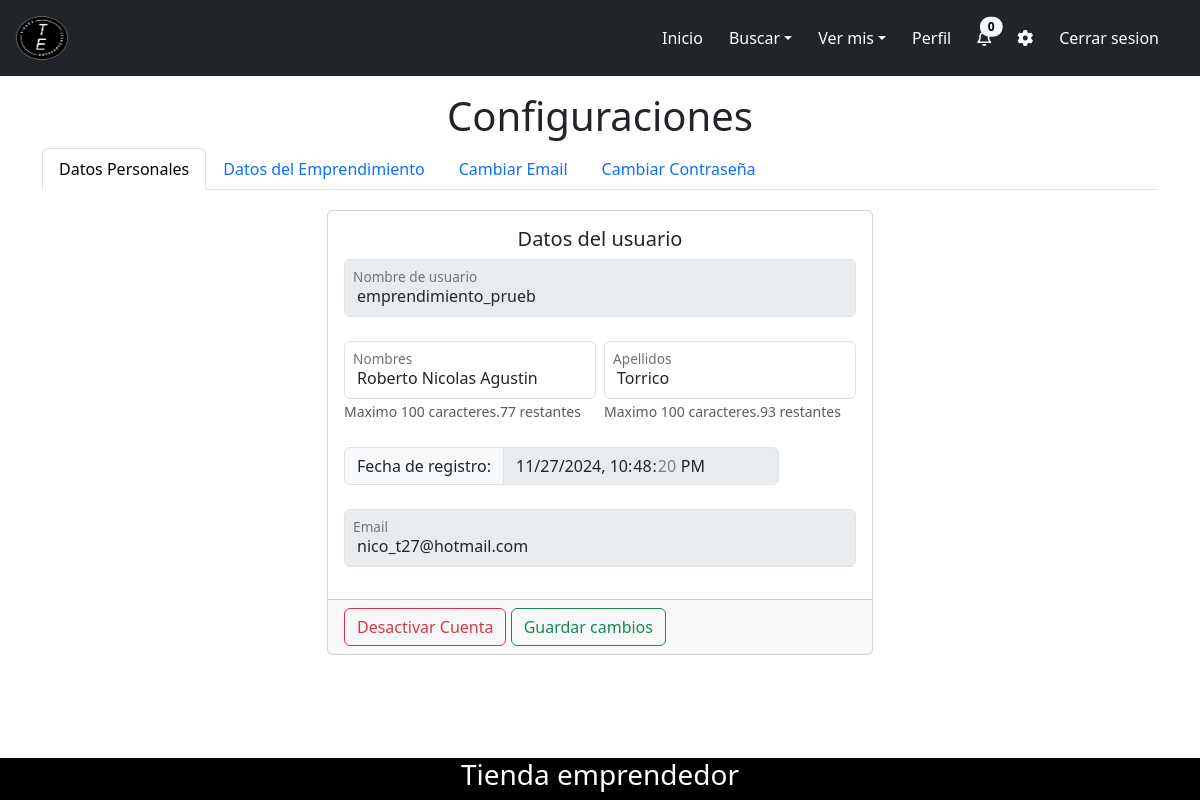
Page /usuarios/configuracion/pagina_configuracion.php (signed in) on the committed database.
### tables this page shows
CREATE TABLE `usuario_emprendedor` (
  `id_usuario_emprendedor` int(11) NOT NULL,
  `nombre_emprendimiento` varchar(100) NOT NULL,
  `descripcion` varchar(150) DEFAULT NULL,
  `calificacion_emprendedor` int(11) DEFAULT NULL,
  `foto_perfil_nombre` varchar(45) DEFAULT NULL,
  `id_usuario` int(11) NOT NULL
);

CREATE TABLE `usuario` (
  `id_usuario` int(11) NOT NULL,
  `nombre_usuario` varchar(20) NOT NULL,
  `nombres` varchar(100) NOT NULL,
  `apellidos` varchar(100) NOT NULL,
  `email` varchar(350) NOT NULL,
  `contrasenia` varchar(120) NOT NULL,
  `fecha` datetime NOT NULL,
  `token` varchar(45) DEFAULT NULL,
  `token_contrasenia` varchar(45) DEFAULT NULL,
  `contrasenia_pedido` tinyint(4) DEFAULT 0,
  `nuevo_email` varchar(350) DEFAULT NULL,
  `token_nuevo_email` varchar(45) DEFAULT NULL,
  `activado` tinyint(4) NOT NULL DEFAULT 0,
  `baneado` tinyint(4) NOT NULL DEFAULT 0,
  `id_tipo_usuario` int(11) NOT NULL
);

### config/consultas_bd/consultas_usuario.php (called while the page is built, shortened)
<?php
function obtenerDatosUsuarioEmprendedorYUsuarioComun($conexion, $id_usuario)
{
    try {
        $sentenciaSQL = $conexion->prepare("SELECT *
                                            FROM usuario u
                                            LEFT JOIN usuario_emprendedor up ON u.id_usuario= up.id_usuario
                                            WHERE u.id_usuario = ?");
        $sentenciaSQL->bindParam(1, $id_usuario, PDO::PARAM_INT);
        $sentenciaSQL->execute();
        $usuario = $sentenciaSQL->fetch(PDO::FETCH_ASSOC);
        return $usuario;
    } catch (PDOException $e) {
        throw new Exception("Hubo un error en la consulta obtenerDatosUsuarioEmprendedorYUsuarioComun:" . $e->getMessage());
    }
}

### usuarios/configuracion/pagina_configuracion.php (the view, shortened to what this page needs)
<?php
include("../../config/consultas_bd/conexion_bd.php");
include("../../config/consultas_bd/consultas_usuario.php");
include("../../config/funciones/funciones_generales.php");
include("../../config/config_define.php");
$mensaje_error = "";
$datos_usuario = array();
$tipo_usuario = 0;
try {
    $usuario_inicio_sesion = verificarEntradaDatosSession(['id_usuario', 'tipo_usuario']);
    if ($usuario_inicio_sesion) {
        $id_usuario = $_SESSION['id_usuario'];
        $tipo_usuario = $_SESSION['tipo_usuario'];
        $conexion = obtenerConexionBD();
        $usuario_valido = verificarSiEsUsuarioValido($conexion, $id_usuario, $tipo_usuario);
        if ($usuario_valido) {
            $datos_usuario = obtenerDatosUsuarioEmprendedorYUsuarioComun($conexion, $id_usuario);
        } else {
            unset($_SESSION['id_usuario']);
            unset($_SESSION['tipo_usuario']);
            header("Location:../../paginas/iniciar_sesion/pagina_iniciar_sesion.php");
        }
    } else {
        unset($_SESSION['id_usuario']);
        unset($_SESSION['tipo_usuario']);
        header("Location:../../paginas/iniciar_sesion/pagina_iniciar_sesion.php");
    }
} catch (Exception $e) {
    $mensaje_error = $e->getMessage();
}
?>
<!DOCTYPE html>
<html lang="en">
<head>
    <link href="../../config/css/estilos.css" rel="stylesheet">
    <link href="../../lib/bootstrap/css/bootstrap.min.css" rel="stylesheet">
    <link href="../../lib/fontawesome-6.5.1-web/css/all.css" rel="stylesheet">
</head>
<body>
    <?php
    switch ($tipo_usuario) {
        case 2:
            include($url_navbar_usuario_emprendedor);
            break;
    }
    ?>
    <main>
        <div class="container">
            <?php if (empty($mensaje_error)) { ?>
                <h1 class="text-center">Configuraciones</h1>
                <nav>
                    <div class="nav nav-tabs" id="nav-tab" role="tablist">
                        <button class="nav-link active" id="datos_personales_tab" data-bs-toggle="tab" data-bs-target="#datos_personales" type="button" role="tab" aria-controls="datos_personales" aria-selected="true">Datos Personales</button>
                        <?php if ($datos_usuario['id_tipo_usuario'] == 2) { ?>
                            <button class="nav-link" id="datos_emprendimiento_tab" data-bs-toggle="tab" data-bs-target="#datos_emprendimiento" type="button" role="tab" aria-controls="datos_emprendimiento" aria-selected="false">Datos del Emprendimiento</button>
                        <?php  } ?>
                        <button class="nav-link" id="cambiar_email_tab" data-bs-toggle="tab" data-bs-target="#cambiar_email" type="button" role="tab" aria-controls="cambiar_email" aria-selected="false">Cambiar Email</button>
                        <button class="nav-link" id="cambiar_contrasenia_tab" data-bs-toggle="tab" data-bs-target="#cambiar_contrasenia" type="button" role="tab" aria-controls="cambiar_contrasenia" aria-selected="false">Cambiar Contraseña</button>
                    </div>
                </nav>
                <div class="tab-content" id="nav-tabContent">
                    <div class="tab-pane fade show active" id="datos_personales" role="tabpanel" aria-labelledby="datos_personales_tab" tabindex="0">
                        <div class="row justify-content-center">
                            <div class="col-12 col-sm-12 col-md-8 col-lg-6">
                                <form id="formulario_modificar_datos_personales" method="POST">
                                    <div class="card">
                                        <div class="card-body">
                                            <h5 class="text-center">Datos del usuario</h5>
                                            <div class="row g-2">
                                                <div class="col-12 col-sm-12 col-md-12 col-lg-12 form-floating mb-3">
                                                    <input type="text" class="form-control" name="txt_usuario" id="txt_usuario" placeholder="Nombre de usuario" value="<?php echo ($datos_usuario['nombre_usuario']); ?>" disabled>
                                                    <label for="txt_usuario">Nombre de usuario</label>
                                                </div>
                                                <div class="col-12 col-sm-12 col-md-12 col-lg-6 form-floating mb-3">
                                                    <input type="text" class="form-control" name="txt_nombres" id="txt_nombres" placeholder="Nombres" minlength="1" maxlength="100" data-max="100" value="<?php echo ($datos_usuario['nombres']); ?>" required>
                                                    <label for="txt_nombres">Nombres</label>
                                                    <div class="col-12 col-sm-12 col-md-12 col-lg-12">
                                                        <span class="form-text">Maximo 100 caracteres.<span id="txaCountNombres">100 restantes</span></span>
                                                    </div>
                                                </div>
                                                <div class="col-12 col-sm-12 col-md-12 col-lg-6 form-floating mb-3">
                                                    <input type="text" class="form-control" name="txt_apellidos" id="txt_apellidos" placeholder="Apellidos" minlength="1" maxlength="100" data-max="100" value="<?php echo ($datos_usuario['apellidos']); ?>" required>
                                                    <label for="txt_apellidos">Apellidos</label>
                                                    <div class="col-12 col-sm-12 col-md-12 col-lg-12">
                                                        <span class="form-text">Maximo 100 caracteres.<span id="txaCountApellidos">100 restantes</span></span>
                                                    </div>
                                                </div>
                                                <div class="col-auto col-sm-auto col-md-auto col-lg-auto mb-3">
                                                    <div class="input-group">
                                                        <span class="input-group-text">Fecha de registro:</span>
                                                        <input type="datetime-local" name="fecha_registro" id="fecha_registro" placeholder="Fecha registro" class="form-control" value="<?php echo ($datos_usuario['fecha']); ?>" disabled>
                                                    </div>
                                                </div>
                                                <div class="col-12 col-sm-12 col-md-12 col-lg-12 form-floating mb-3">
                                                    <input type="email" class="form-control" name="txt_email" id="txt_email" placeholder="Email" minlength="2" maxlength="320" value="<?php echo ($datos_usuario['email']); ?>" disabled>
                                                    <label for="txt_email">Email</label>
                                                </div>
                                            </div>
                                        </div>
                                        <div class="card-footer">
                                            <button type="button" class="btn btn-outline-danger" data-bs-toggle="modal" data-bs-target="#modalDesactivarCuenta">Desactivar Cuenta</button>
                                            <button type="submit" class="btn btn-outline-success">Guardar cambios</button>
                                        </div>
                                    </div>
                                </form>
                            </div>
                        </div>
                    </div>
                </div>
            <?php } else {  ?>
                <div class="alert alert-danger" role="alert">
                    <?php echo ($mensaje_error) ?>
                </div>
            <?php } ?>
        </div>
    </main>
    <?php require("../../template/footer.php"); ?>
</body>
</html>

### config/css/estilos.css (style rules this page uses)
nav { margin-bottom: 20px; }
html, body { height: 100%; }
body { display: flex; flex-direction: column; }
main { flex: 1; margin-bottom: 10px; }

### rows in the picture
usuario_emprendedor: txt_usuario "emprendimiento_prueb", txt_nombres "Roberto Nicolas Agustin", txt_apellidos "Torrico", fecha_registro "11/27/2024 22:48:20", txt_email "nico_t27@hotmail.com"

### other values in the picture
$txt_cantidad_notificacion "0"
